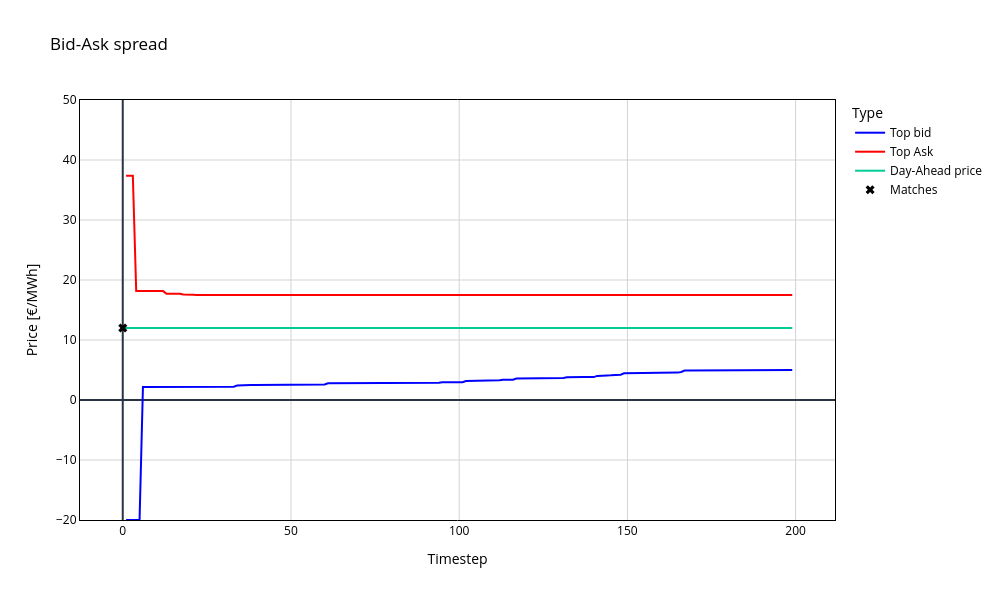

The code cell stored with this chart in its notebook:
### Code cell
### Bid-Ask spread

fig = go.Figure()

# Add lines for 'bid'
fig.add_trace(go.Scatter(
    #x=bid_data['index'],
    y=df_game_data['top_bid'],
    mode='lines',
    name='Top bid',
    line=dict(width=2, color=bid_color)  # Adjust line width if necessary
))

# Add lines for 'ask'
fig.add_trace(go.Scatter(
    y=df_game_data['top_ask'],
    mode='lines',
    name='Top Ask',
    marker=dict(size=8, color=ask_color)  # Adjust point size if necessary
))

# Add lines for 'Day-Ahead Preis'
fig.add_trace(go.Scatter(
    #x=bid_data['index'],
    y=[df_game_data.loc[0, 'marginal_price'] for i in range(len(df_game_data))],
    mode='lines',
    name='Day-Ahead price',
    line=dict(width=2)  # Adjust line width if necessary
))

# Add points for 'matches'
fig.add_trace(go.Scatter(
    y=df_game_data['transaction_price'],
    mode='markers',
    name='Matches',
    marker=dict(size=8, color=match_color, symbol='x')  # Adjust point size if necessary
))

# Update layout
fig.update_layout(
    title='Bid-Ask spread',
    legend_title='Type',
    width=width,
    height=height,
    plot_bgcolor=background,
    paper_bgcolor=paper_bgcolor,
    font_color=font_color,
    xaxis=dict(
        title='Timestep',
        mirror=True,
        showline=True,
        linecolor=axis_color,
        gridcolor=grid_color,
    ),
    yaxis=dict(
        title='Price [€/MWh]',
        mirror=True,
        range=[min_price, max_price],
        tickcolor=grid_color,
        showline=True,
        linecolor=axis_color,
        gridcolor=grid_color,
    ),
)

# Show the plot
fig.show()

### Figure 1 — Plotly figure (JSON) as saved in the notebook; plotly's stock layout.template omitted (floating-point values rounded to 4 significant figures; data arrays with more than 128 entries replaced by an {"elided": "..."} marker saying what was removed)
{"data": [{"line": {"color": "blue", "width": 2}, "mode": "lines", "name": "Top bid", "y": {"elided": "200 float values"}, "type": "scatter"}, {"marker": {"color": "red", "size": 8}, "mode": "lines", "name": "Top Ask", "y": {"elided": "200 float values"}, "type": "scatter"}, {"line": {"width": 2}, "mode": "lines", "name": "Day-Ahead price", "y": {"elided": "200 float values"}, "type": "scatter"}, {"marker": {"color": "black", "size": 8, "symbol": "x"}, "mode": "markers", "name": "Matches", "y": {"elided": "200 float values"}, "type": "scatter"}], "layout": {"font": {"color": "black"}, "xaxis": {"title": {"text": "Timestep"}, "mirror": true, "showline": true, "linecolor": "black", "gridcolor": "lightgrey"}, "yaxis": {"title": {"text": "Price [€/MWh]"}, "mirror": true, "range": [-20, 50], "tickcolor": "lightgrey", "showline": true, "linecolor": "black", "gridcolor": "lightgrey"}, "title": {"text": "Bid-Ask spread"}, "legend": {"title": {"text": "Type"}}, "width": 1000, "height": 600, "plot_bgcolor": "white", "paper_bgcolor": "white"}}
